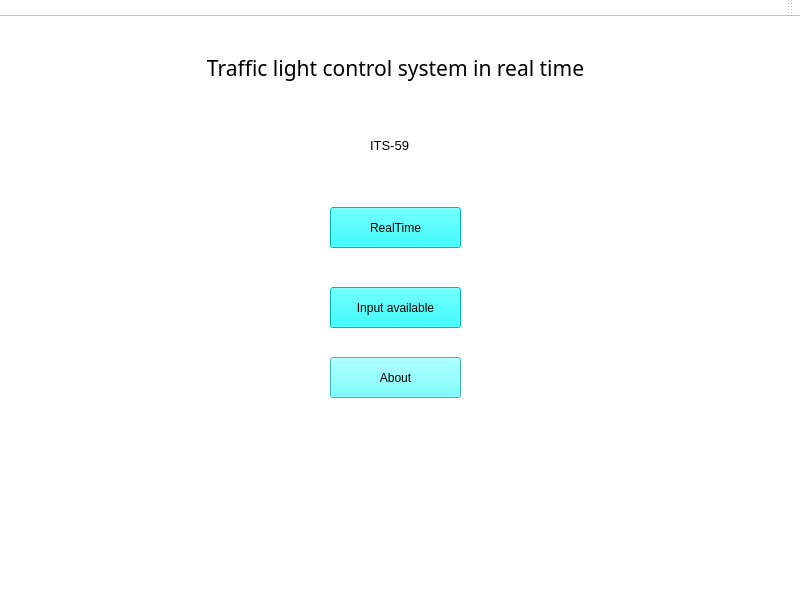
<?xml version="1.0" encoding="UTF-8"?>
<ui version="4.0">
 <class>TrafficLightControl</class>
 <widget class="QMainWindow" name="TrafficLightControl">
  <property name="geometry">
   <rect>
    <x>0</x>
    <y>0</y>
    <width>800</width>
    <height>600</height>
   </rect>
  </property>
  <property name="cursor">
   <cursorShape>ArrowCursor</cursorShape>
  </property>
  <property name="windowTitle">
   <string>Traffic Light</string>
  </property>
  <property name="layoutDirection">
   <enum>Qt::RightToLeft</enum>
  </property>
  <property name="autoFillBackground">
   <bool>false</bool>
  </property>
  <property name="styleSheet">
   <string notr="true">background-color: rgb(170, 255, 255);
background-color: rgb(255, 255, 255);
</string>
  </property>
  <property name="iconSize">
   <size>
    <width>32</width>
    <height>30</height>
   </size>
  </property>
  <widget class="QWidget" name="centralwidget">
   <widget class="QLabel" name="label">
    <property name="geometry">
     <rect>
      <x>0</x>
      <y>0</y>
      <width>791</width>
      <height>101</height>
     </rect>
    </property>
    <property name="font">
     <font>
      <family>Tw Cen MT</family>
      <pointsize>16</pointsize>
      <weight>50</weight>
      <bold>false</bold>
     </font>
    </property>
    <property name="mouseTracking">
     <bool>true</bool>
    </property>
    <property name="tabletTracking">
     <bool>false</bool>
    </property>
    <property name="layoutDirection">
     <enum>Qt::RightToLeft</enum>
    </property>
    <property name="text">
     <string>Traffic light control system in real time</string>
    </property>
    <property name="textFormat">
     <enum>Qt::AutoText</enum>
    </property>
    <property name="alignment">
     <set>Qt::AlignCenter</set>
    </property>
   </widget>
   <widget class="QLabel" name="label_2">
    <property name="geometry">
     <rect>
      <x>370</x>
      <y>120</y>
      <width>55</width>
      <height>16</height>
     </rect>
    </property>
    <property name="font">
     <font>
      <pointsize>10</pointsize>
      <weight>50</weight>
      <bold>false</bold>
     </font>
    </property>
    <property name="text">
     <string>ITS-59</string>
    </property>
   </widget>
   <widget class="QPushButton" name="pushButton">
    <property name="geometry">
     <rect>
      <x>330</x>
      <y>190</y>
      <width>131</width>
      <height>41</height>
     </rect>
    </property>
    <property name="cursor">
     <cursorShape>ArrowCursor</cursorShape>
    </property>
    <property name="styleSheet">
     <string notr="true">background-color: rgb(255, 0, 0);
background-color: rgb(0, 255, 255);</string>
    </property>
    <property name="text">
     <string>RealTime</string>
    </property>
    <property name="iconSize">
     <size>
      <width>50</width>
      <height>50</height>
     </size>
    </property>
    <property name="checkable">
     <bool>false</bool>
    </property>
   </widget>
   <widget class="QPushButton" name="pushButton_2">
    <property name="geometry">
     <rect>
      <x>330</x>
      <y>270</y>
      <width>131</width>
      <height>41</height>
     </rect>
    </property>
    <property name="styleSheet">
     <string notr="true">background-color: rgb(0, 255, 255);</string>
    </property>
    <property name="text">
     <string>Input available</string>
    </property>
   </widget>
   <widget class="QPushButton" name="pushButton_3">
    <property name="geometry">
     <rect>
      <x>330</x>
      <y>340</y>
      <width>131</width>
      <height>41</height>
     </rect>
    </property>
    <property name="styleSheet">
     <string notr="true">background-color: rgb(85, 255, 255);</string>
    </property>
    <property name="text">
     <string>About</string>
    </property>
   </widget>
  </widget>
  <widget class="QStatusBar" name="statusbar"/>
  <widget class="QToolBar" name="toolBar">
   <property name="windowTitle">
    <string>toolBar</string>
   </property>
   <attribute name="toolBarArea">
    <enum>TopToolBarArea</enum>
   </attribute>
   <attribute name="toolBarBreak">
    <bool>false</bool>
   </attribute>
  </widget>
 </widget>
 <tabstops>
  <tabstop>pushButton</tabstop>
  <tabstop>pushButton_2</tabstop>
  <tabstop>pushButton_3</tabstop>
 </tabstops>
 <resources/>
 <connections/>
</ui>
